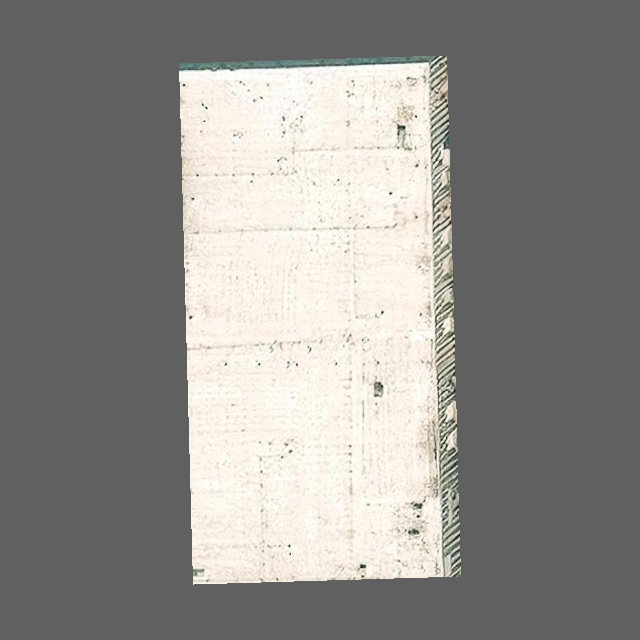
#> input picture aerial_images_single_address/world_imagery/0533100022000-world_imagery-ai-target.png, 640 x 640 px
$ python -i roof_reference_retrieval.py   (imports and definitions only)
#> lines starting #> are read from the running program, lines starting #| are printed output that depends on the picture; after the words box and inside, x2 and y2 are one past the last pixel; in counts of white or black regions, pixels touching at a corner belong together
#> further down, picture is the input picture: PIL image 640x640 RGB; mean R, G, B 144.7, 142.7, 139
#!/usr/bin/env python3
"""Deterministic roof-reference identity matching, normalization, and retrieval."""

from __future__ import annotations

import hashlib
import math
import re
from dataclasses import dataclass
from pathlib import Path

from PIL import Image, ImageChops, ImageFilter, ImageOps

from roof_reference_config import (
    PROJECT_ROOT,
    LoadedRoofReference,
    RoofReferenceConfig,
    RoofReferenceImage,
)


NORMALIZATION_VERSION = "roof-reference-normalization-v1"
NORMALIZED_IMAGE_SIZE = 768
MASK_BACKGROUND = (96, 96, 96)
DEFAULT_MAX_REFERENCE_IMAGES = 8
DEFAULT_IMAGES_PER_TYPE = 2


@dataclass(frozen=True)
class KnownBuildingMatch:
    roof_type: str
    reference: RoofReferenceImage
    parcel_id: str
    image_source: str
    image_date: str
    basis: str = "parcel+imagery_source+imagery_date"

    # [15 lines left out: function as_trace, not called in this run]


@dataclass(frozen=True)
class RankedReference:
    roof_type: str
    reference: RoofReferenceImage
    normalized_path: Path
    similarity: float


def _normalized_text(value: object) -> str:
    return re.sub(r"[^a-z0-9]+", "", str(value or "").strip().lower())


# [210 lines left out: functions _normalized_date, find_known_building_match, known_building_stage1, lock_known_building_material, not called in this run]


def _masked_foreground_bbox(image: Image.Image) -> tuple[int, int, int, int] | None:
    width, height = image.size
#> width = 640; height = 640
    corners = (
        image.getpixel((0, 0)),
        image.getpixel((width - 1, 0)),
        image.getpixel((0, height - 1)),
        image.getpixel((width - 1, height - 1)),
    )
#> corners = ((96, 96, 96), (96, 96, 96), (96, 96, 96), (96, 96, 96))
    background = corners[0]
#> background = (96, 96, 96)
    similar_corners = sum(
        max(abs(int(pixel[channel]) - int(background[channel])) for channel in range(3)) <= 8
        for pixel in corners
    )
#> similar_corners = 4
    if similar_corners < 3 or max(background) - min(background) > 8:
        return None
    difference = ImageChops.difference(image, Image.new("RGB", image.size, background)).convert("L")
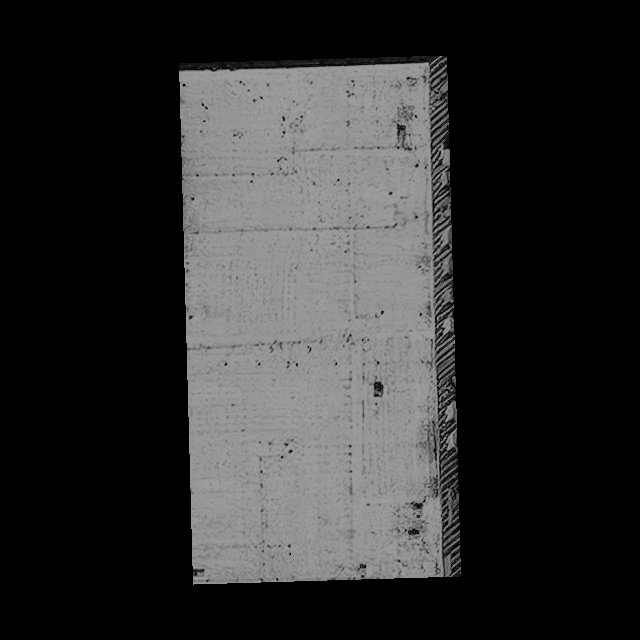
#> difference: PIL image 640x640 L; min 0, max 159, mean 47.1
    binary = difference.point(lambda value: 255 if value > 14 else 0)
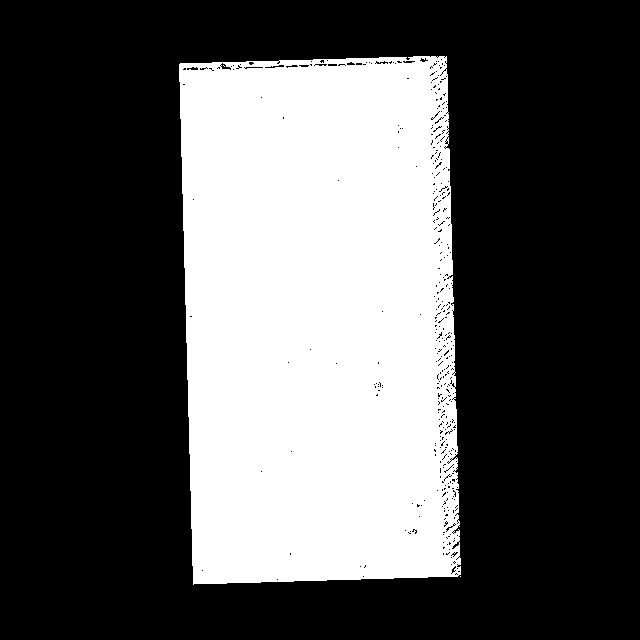
#> binary: PIL image 640x640 L; 33.7% white; 3 white regions (2 under 20 px), largest, box (x1, y1, x2, y2) and area: (179, 56, 461, 585) 138183
    bbox = binary.getbbox()
#> bbox = (179, 56, 461, 585)
    if not bbox:
        return None
    left, top, right, bottom = bbox
#> left = 179; top = 56; right = 461; bottom = 585
    padding = max(2, round(max(right - left, bottom - top) * 0.02))
#> padding = 11
    return (
        max(0, left - padding),
        max(0, top - padding),
        min(width, right + padding),
        min(height, bottom + padding),
    )


# [77 lines left out: functions normalized_roof_image, _pearson_similarity, _color_histogram, not called in this run]


def _normalized_values(image: Image.Image) -> list[float]:
    pixel_source = getattr(image, "get_flattened_data", image.getdata)
    return [value / 255 for value in pixel_source()]


# [123 lines left out: functions image_similarity, rank_references, retrieve_reference_bundle, not called in this run]

>>> from PIL import Image
>>> picture = Image.open('aerial_images_single_address/world_imagery/0533100022000-world_imagery-ai-target.png')
>>> result = _masked_foreground_bbox(picture)
#> result = (168, 45, 472, 596)
